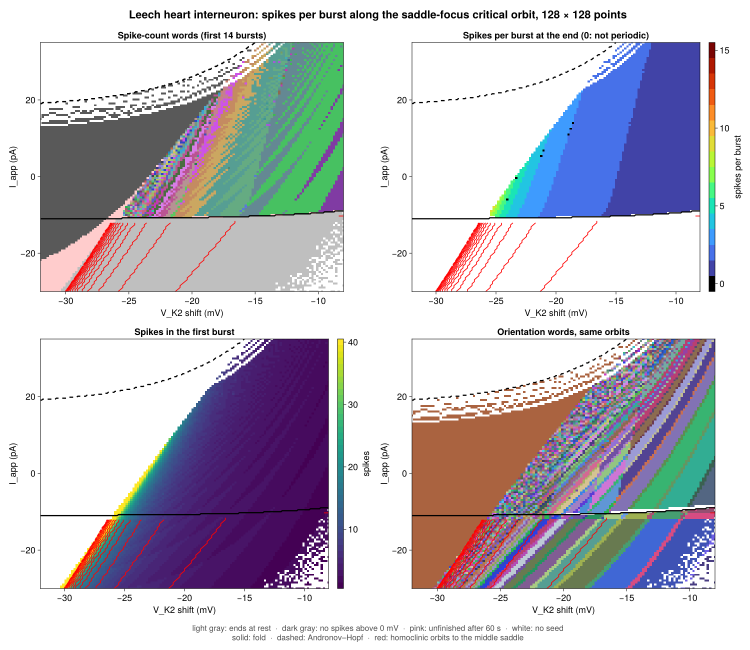
#> input picture examples/leech_heart_interneuron_spike_counts.png, 1500 x 1300 px, given in place of Figure6_orbit_axis_frame.png, which was not available (shown at 1/2 size)
$ python refresh_Figure6_layout.py ../../leech_heart_interneuron_spike_counts.png
#> lines starting #> are read from the running program, lines starting #| are printed output that depends on the picture
"""Refresh axes from CairoMakie while reusing unchanged orbit/heatmap pixels.
Uses the cached orbit raster with an affine vertical mapping to the new limits.
Data, horizontal limits, and output resolution stay unchanged.
"""
from pathlib import Path
import subprocess
import sys
from PIL import Image
root = Path(__file__).resolve().parent
if "--reuse-frame" not in sys.argv:
    subprocess.run(["julia", "--project=.", "render_Figure6_orbit_axis_frame.jl"], cwd=root, check=True)
#> (this line was passed over: subprocess is not available in this run)
frame = Image.open(root / "Figure6_orbit_axis_frame.png").convert("RGB")
cached = Image.open(root / "Figure6_orbit_upper_panel_no_ticks.png").convert("RGB")
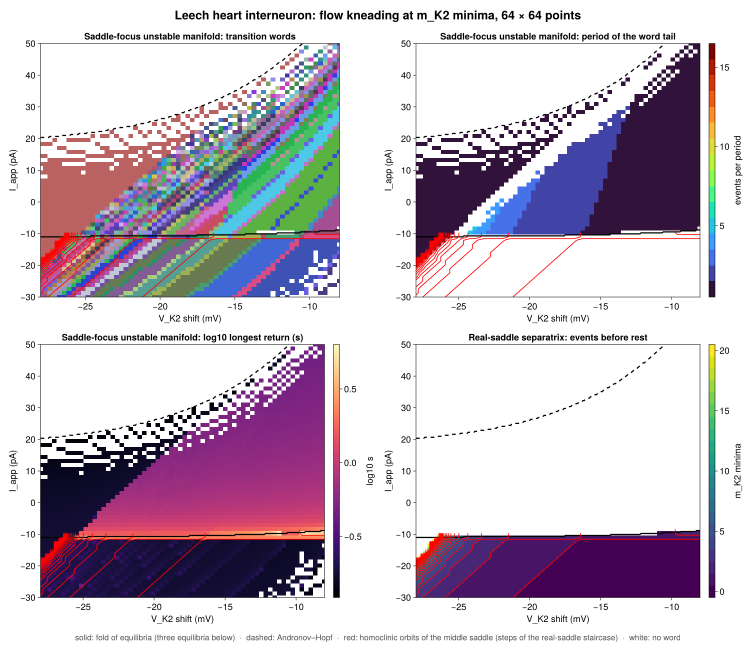
#> input picture examples/leech_heart_interneuron_kneading.png, 1500 x 1300 px, given in place of Figure6_orbit_upper_panel_no_ticks.png, which was not available (shown at 1/2 size)
box = (443, 47, 2447, 598)
# Original raster covered x-state [-.52, 1.02]; the new axis covers [-.8, 1.3], with balanced internal padding.
# Affine mapping preserves the original coordinates and adds blank space below.
# Include the original subpixel boundary positions in the mapping.
old_top, old_bottom = 45.0, 600.0
old_span, new_span = 1.54, 2.1
scale = old_span / new_span
top_padding = (1.3 - 1.02) / new_span * (old_bottom - old_top)
new_top = old_top + top_padding + (box[1] - old_top) * scale
new_bottom = old_top + top_padding + (box[3] - old_top) * scale
height = round(new_bottom) - round(new_top)
interior = cached.crop(box).resize((box[2]-box[0], height), Image.Resampling.LANCZOS)
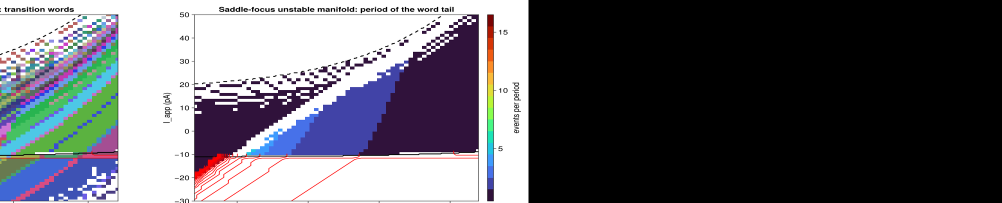
#> interior: PIL image 2004x405 RGB (shown at 1/2 size); mean R, G, B 96.1, 96.1, 103.1
frame.paste(interior, (box[0], round(new_top)))
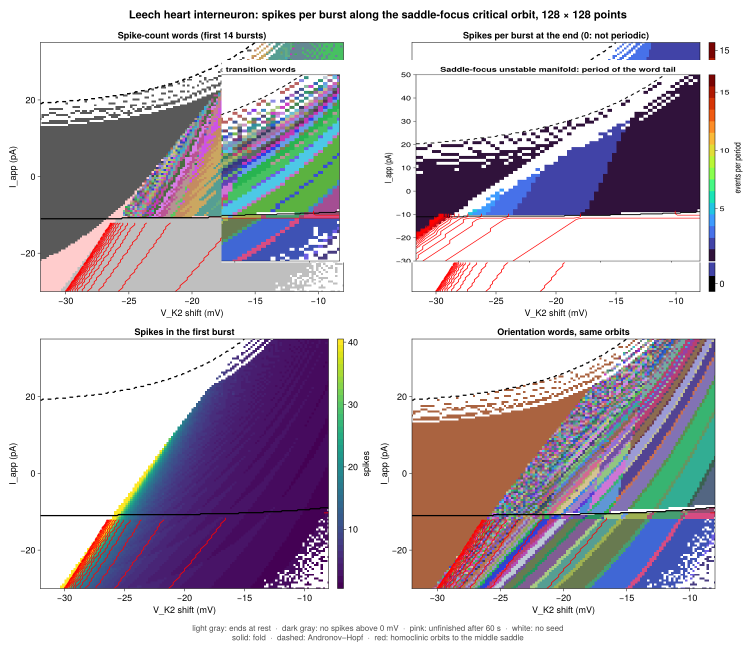
#> frame: PIL image 1500x1300 RGB (shown at 1/2 size); mean R, G, B 194.4, 187.9, 197.9
frame.save(root / "Figure6_orbit_upper_panel.png")
#> (the run stopped early here; a loop or call above may not have finished)
